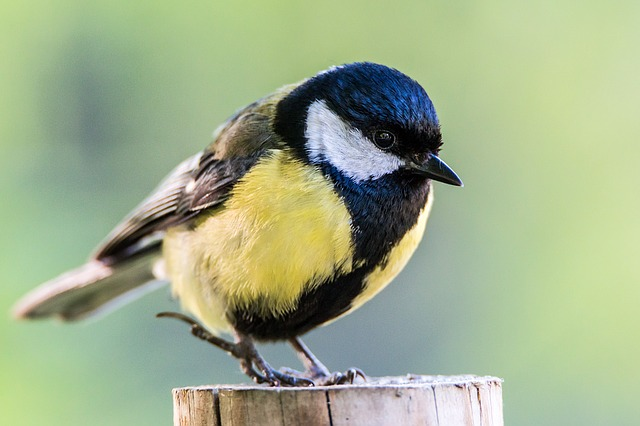
#> input picture src/ave.jpg, 640 x 426 px; the run also reads 1 picture not shown here
$ python template_machine_3.py   (older library calls are emulated)
#> lines starting #> are read from the running program, lines starting #| are printed output that depends on the picture
# importar los paquetes necesarios
import numpy as np
import glob
import os
import cv2
# Ruta a la plantilla
templatePath = 'src/template.jpeg'
# templatePath = 'task3_bonus/Bonus_1/t_1.jpg'
# templatePath = 'task3_bonus/Bonus_2/t_2.jpeg'
# templatePath = 'task3_bonus/Bonus_3/t_3.jpeg'
# ruta a la carpeta de imágenes
imageFolderPath = 'src'
# imageFolderPath = 'task3_bonus/Bonus_1'
# imageFolderPath = 'task3_bonus/Bonus_2'
# imageFolderPath = 'task3_bonus/Bonus_3'


def resize(image, width=None, height=None, inter=cv2.INTER_AREA):
    # inicializar las dimensiones de la imagen que se cambiará de tamaño y
    # toma el tamaño de la imagen
    dim = None
    (h, w) = image.shape[:2]

    # si tanto el ancho como el alto son None, entonces devuelve la
    # imagen original
    if width is None and height is None:
        return image

    # compruebe si el ancho es None
    if width is None:
        # calcular la relación de la altura y construir las
        # dimensiones
        r = height / float(h)
        dim = (int(w * r), height)

    # de lo contrario, la altura es None
    else:
        # calcular la relación del ancho y construir las
        # dimensiones
        r = width / float(w)
        dim = (width, int(h * r))

    # cambiar el tamaño de la imagen
    resized = cv2.resize(image, dim, interpolation=inter)

    # devolver la imagen redimensionada
    return resized


# imagen de plantilla de lectura
template = cv2.imread(templatePath, 0)

# aplicando transformación laplaciana a la plantilla
template = cv2.Laplacian(template, cv2.CV_64F)
template = np.float32(template)
# th y tw son la altura y el ancho de la plantilla
(tH, tW) = template.shape[:2]
#> tH = 15; tW = 15
i = 0
# recorre las imágenes para encontrar la plantilla
for imagePath in glob.glob(imageFolderPath + "/*.jpg"):
    i += 1
    # lee la imagen
    image = cv2.imread(imagePath)
#> image is the input picture: shape (426, 640, 3); mean B, G, R 139.9, 174.4, 159.9

    # convierte la imagen a escala de grises
    gray = cv2.cvtColor(image, cv2.COLOR_BGR2GRAY)
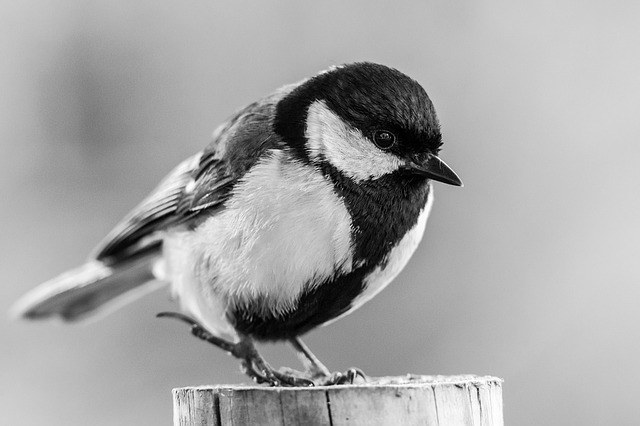
#> gray: shape (426, 640); min 0, max 255, mean 166.1
    # aplica desenfoque gaussiano con un tamaño de kernel de 3 en la imagen
    blur = cv2.GaussianBlur(gray, (3, 3), 0)
    gray = cv2.Laplacian(blur, cv2.CV_64F)
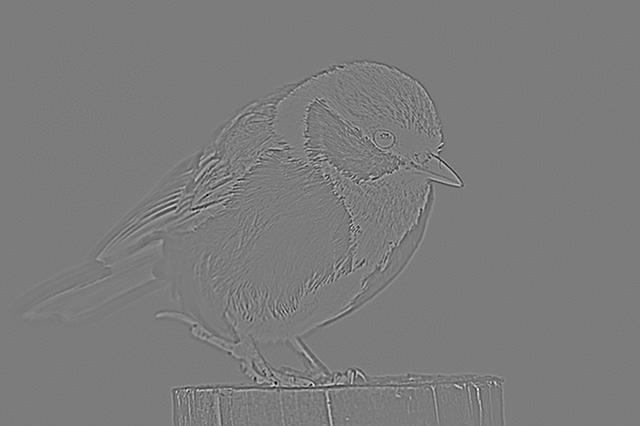
#> gray: shape (426, 640) float64; min -124, max 130, mean 0; drawn with min black and max white
    gray = np.float32(gray)
    found = None
    pos = 0
    # bucle sobre las escalas de la imagen
    for scale in np.linspace(0.5, 2, 30):
        # cambiar el tamaño de la imagen de acuerdo con la escala
        # y realizar un seguimiento de la proporción del cambio de tamaño

        resized = resize(gray, width=int(gray.shape[1] * scale))
        r = gray.shape[1] / float(resized.shape[1])

        # si la imagen redimensionada es más pequeña que la plantilla, salir del bucle
        if resized.shape[0] < tH or resized.shape[1] < tW:
            break

        # coincidencia para encontrar la plantilla en la imagen
        result = cv2.matchTemplate(resized, template, cv2.TM_CCOEFF)
        (_, maxVal, _, maxLoc) = cv2.minMaxLoc(result)

        # si hemos encontrado un nuevo valor máximo de correlación,
        # entonces actualice encontrado
        if found is None or maxVal > found[0]:
            found = (maxVal, maxLoc, r)
            (startX, startY) = (int(maxLoc[0] * r), int(maxLoc[1] * r))
            (endX, endY) = (
                int((maxLoc[0] + tW) * r), int((maxLoc[1] + tH) * r))
#> this loop made 30 passes
#> (maxVal, found, startX, startY, endX, endY) on passes 1, 3, 4, 5, 6, 10: (164908.9, (164908.9, (173, 184), 2), 346, 368, 376, 398), (166542.6, (166542.6, (209, 221), 1.66), 346, 366, 371, 391), (167586.7, (167586.7, (227, 239), 1.53), 346, 365, 369, 387), (171620.9, (171620.9, (246, 259), 1.42), 348, 366, 369, 387), (199382.1, (199382.1, (264, 278), 1.32), 348, 366, 368, 386), (207226.4, (207226.4, (423, 153), 1.04), 438, 158, 454, 174)
#> (maxVal, maxLoc) on passes 2, 7, 8, 9, 11, 12: (155001.8, (191, 202)), (191275.6, (282, 297)), (182520.4, (300, 316)), (188204, (433, 351)), (184251.9, (356, 375)), (192044.7, (508, 412))
#> pass 1, in resize, `resized = cv2.resize(image, dim, interpolation=inter)`:
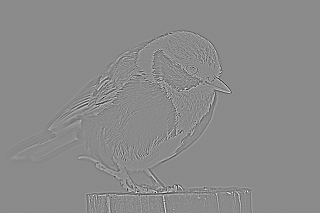
#> resized: shape (213, 320) float32; min -92.5, max 77.25, mean 0; drawn with min black and max white
#> pass 1, `result = cv2.matchTemplate(resized, template, cv2.TM_CCOEFF)`:
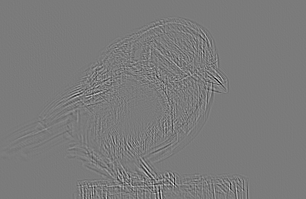
#> result: shape (199, 306) float32; min -154274.9, max 164908.9, mean 0; drawn with min black and max white
#> pass 2, `result = cv2.matchTemplate(resized, template, cv2.TM_CCOEFF)`:
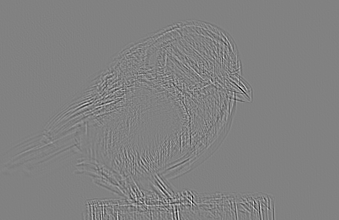
#> result: shape (220, 339) float32; min -160256.2, max 155001.8, mean -0.1; drawn with min black and max white
#> after the loop:
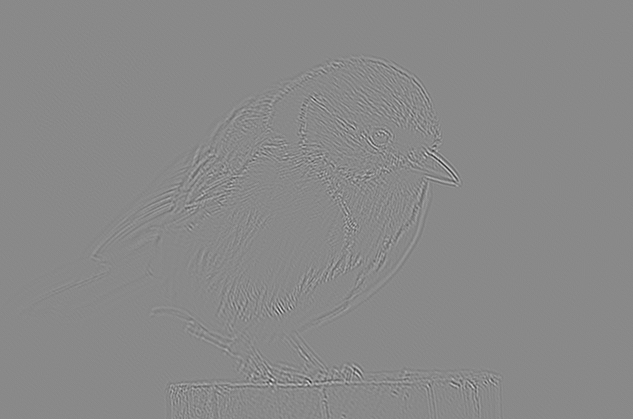
#> result: shape (838, 1266) float32 (shown at 1/2 size); min -230377.4, max 197198.8, mean 0.1; drawn with min black and max white
#> after the loop, endX = 454; endY = 174; startX = 438; startY = 158

    # descomprime la variable de contabilidad y calcula las coordenadas (x, y)
    # del cuadro delimitador en función de la proporción redimensionada
    if found is not None:  # y pos>5:
        # dibujar un cuadro delimitador alrededor del resultado detectado y mostrar la imagen
        (maxVal, maxLoc, r) = found
#> maxVal = 207226.4; maxLoc = (423, 153); r = 1.04
        if (maxVal > 350000):
            print(imagePath, 'maxval=', maxVal, 'Cursor detectado en la ubicacion:',
                  (int(maxLoc[0] * r), int(maxLoc[1] * r)))
            (startX, startY) = (int(maxLoc[0] * r), int(maxLoc[1] * r))
            (endX, endY) = (
                int((maxLoc[0] + tW) * r), int((maxLoc[1] + tH) * r))
            cv2.rectangle(image, (startX, startY),
                          (endX, endY), (0, 0, 255), 2)
        else:
            print(imagePath, 'Cursor no detectado')

    cv2.imshow(imagePath, image)
    cv2.waitKey(0)
#> pass 2 of the loop `for imagePath in glob.glob(imageFolderPath + "/*.jpg"):`:
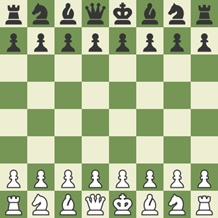
#> input picture src/board1.jpg, 218 x 218 px
#> image is the input picture: shape (218, 218, 3); mean B, G, R 144.4, 184.6, 170.6
#> blur: shape (218, 218)
#> the loop `for scale in np.linspace(0.5, 2, 30):` made 30 passes
#> (maxVal, found, startX, startY, endX, endY) on passes 1, 2, 4, 5: (168609.4, (168609.4, (49, 90), 2), 98, 180, 128, 210), (191486, (191486, (41, 101), 1.82), 74, 183, 101, 210), (239454.2, (239454.2, (68, 123), 1.54), 104, 188, 127, 211), (289307.9, (289307.9, (74, 134), 1.42), 104, 189, 125, 210)
#> pass 1, `result = cv2.matchTemplate(resized, template, cv2.TM_CCOEFF)`:
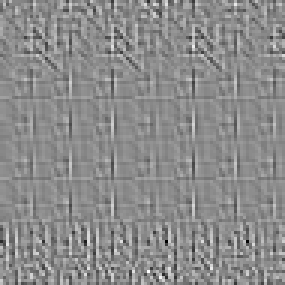
#> result: shape (95, 95) float32 (shown 3 times larger); min -205824.2, max 168609.4, mean -75.6; drawn with min black and max white
#> after the loop `for scale in np.linspace(0.5, 2, 30):`:
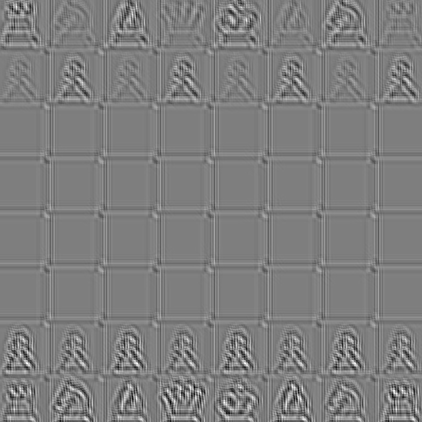
#> result: shape (422, 422) float32; min -251769.1, max 254599.9, mean 57; drawn with min black and max white
#> after the loop `for scale in np.linspace(0.5, 2, 30):`: endX = 125; endY = 210; startX = 104; startY = 189
#> `(maxVal, maxLoc, r) = found`: maxVal = 289307.9; maxLoc = (74, 134); r = 1.42
#> pass 3 of the loop `for imagePath in glob.glob(imageFolderPath + "/*.jpg"):`:
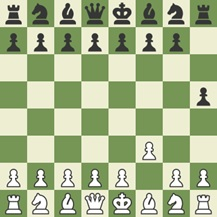
#> input picture src/board2.jpg, 217 x 217 px
#> image is the input picture: shape (217, 217, 3); mean B, G, R 144, 184.3, 170.2
#> blur: shape (217, 217)
#> the loop `for scale in np.linspace(0.5, 2, 30):` made 30 passes
#> (maxVal, found, startX, startY, endX, endY) on passes 1, 2, 3, 4, 6, 8: (130128, (130128, (53, 92), 2.01), 106, 184, 136, 214), (154877, (154877, (59, 100), 1.82), 107, 182, 134, 209), (191512.2, (191512.2, (61, 0), 1.67), 101, 0, 126, 25), (234008.3, (234008.3, (68, 123), 1.53), 103, 187, 126, 210), (268591.7, (268591.7, (79, 143), 1.32), 104, 189, 124, 209), (270228.9, (270228.9, (146, 147), 1.16), 169, 170, 186, 187)
#> pass 1, `result = cv2.matchTemplate(resized, template, cv2.TM_CCOEFF)`:
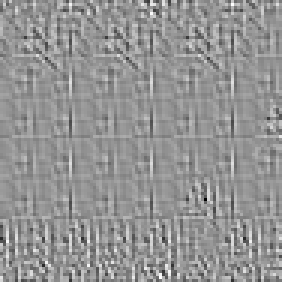
#> result: shape (94, 94) float32 (shown 3 times larger); min -181974, max 130128, mean -73.9; drawn with min black and max white
#> after the loop `for scale in np.linspace(0.5, 2, 30):`:
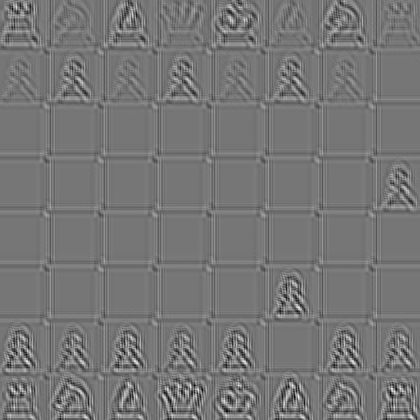
#> result: shape (420, 420) float32; min -243867.7, max 280748, mean 61.2; drawn with min black and max white
